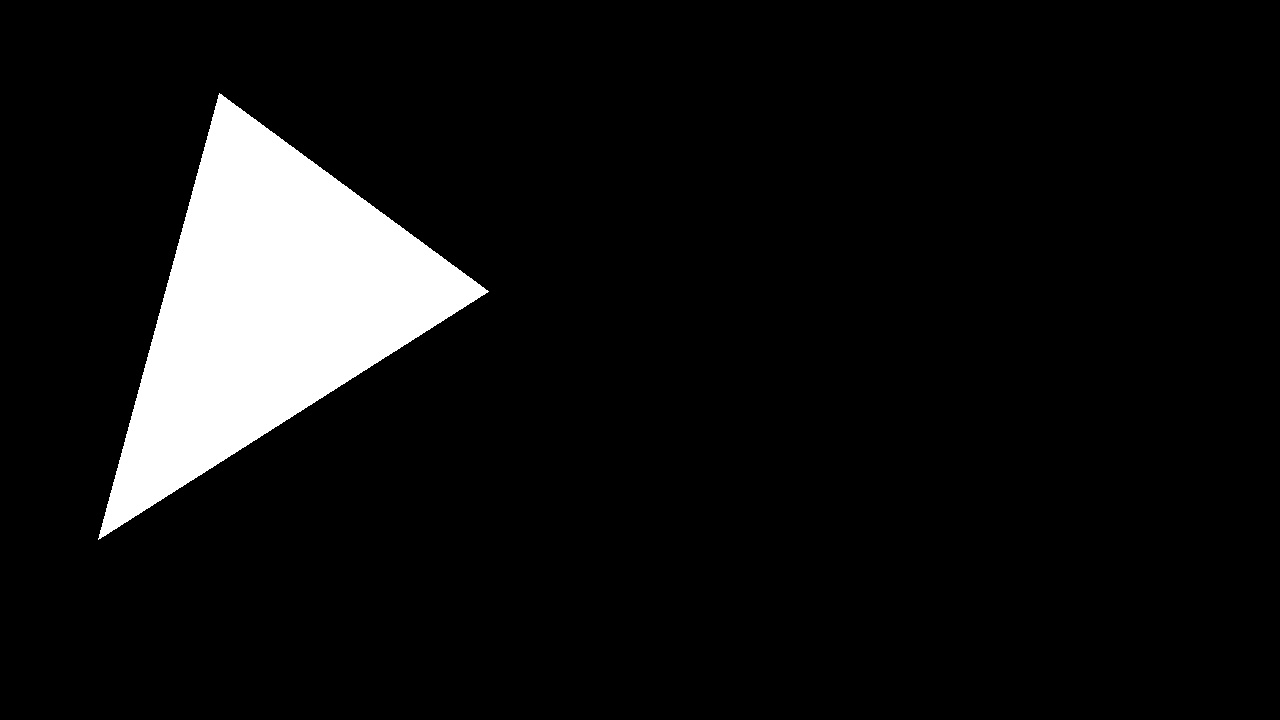
//> input picture mask.jpg, 1280 x 720 px
$ ./main   (built with g++ and OpenCV 4)
//> lines starting //> are read from the running program, lines starting //| are printed output that depends on the picture; after the words box and inside, x2 and y2 are one past the last pixel; in counts of white or black regions, pixels touching at a corner belong together
#include <iostream>
#include <vector>
#include <string>
//#include <vector>
#include <time.h>
//#include <cv.h>

#include <typeinfo>

#include "opencv2/highgui/highgui.hpp"
//#include <opencv2/core/core.hpp>

//#include "opencv2/videoio.hpp"
#include "opencv2/opencv.hpp"
#include "opencv2/video/background_segm.hpp"
//#include <opencv2/videoio.hpp>
//#include <opencv2/imgproc/imgproc.hpp>
#include "include/CircularQueue.h"

using namespace cv;

double correlation(cv::Mat& image_1, cv::Mat& image_2)
{
    std::cout << ".";

// convert data-type to "float"
    cv::Mat im_float_1;
    image_1.convertTo(im_float_1, CV_32F);
    std::cout << ".";
    cv::Mat im_float_2;
    image_2.convertTo(im_float_2, CV_32F);
    std::cout << ".";

    int n_pixels = im_float_1.rows * im_float_1.cols;

// Compute mean and standard deviation of both images
    cv::Scalar im1_Mean, im1_Std, im2_Mean, im2_Std;
    meanStdDev(im_float_1, im1_Mean, im1_Std);
    std::cout << ".";
    meanStdDev(im_float_2, im2_Mean, im2_Std);
    std::cout << ".";

// Compute covariance and correlation coefficient
    double covar = (im_float_1 - im1_Mean).dot(im_float_2 - im2_Mean) / n_pixels;
//    double correl = covar / (im1_Std[0] * im2_Std[0]);

    return covar;
}

int main(int, char**)
{
    const std::string outputFile = "/home/anne/programming/openCV/VideoCapturing/photos/cap.avi";
    const std::string outputFileWithMask = "/home/anne/programming/openCV/VideoCapturing/photos/cap_withmask.avi";

    VideoCapture inputVideo(0); // open camera
    if (!inputVideo.isOpened())  // check if we succeeded
    {
        std::cout << "Couldn't connect to camera" << std::endl;
        return -1;
    }

    Ptr<BackgroundSubtractorMOG2> bg = createBackgroundSubtractorMOG2();
    bg->setNMixtures(3);
    std::vector<std::vector<Point>> contours;

    int ex = static_cast<int>(inputVideo.get(CAP_PROP_FOURCC)); // Get Codec Type - Int form
    int width = (int) inputVideo.get(CAP_PROP_FRAME_WIDTH);
    int height = (int) inputVideo.get(CAP_PROP_FRAME_HEIGHT);
    Size S = Size(width, height); // set size of input frames

    VideoWriter outputVideo; // output stream to file (captured video)
    outputVideo.open(outputFile, ex, inputVideo.get(CAP_PROP_FPS), S, true);
    if (!outputVideo.isOpened())
    {
        std::cout  << "Could not open the output videofile for write: " << outputFile << std::endl;
        return -1;
    }

    VideoWriter outputVideoWithMask; // output stream to file (masked video)
    outputVideoWithMask.open(outputFileWithMask, ex, inputVideo.get(CAP_PROP_FPS), S, true);
    if (!outputVideoWithMask.isOpened())
    {
        std::cout  << "Could not open the output videofile for write with mask: " << outputFile << std::endl;
        return -1;
    }

    Mat mask = imread("/home/anne/programming/openCV/VideoCapturing/mask.jpg", IMREAD_COLOR);
//> mask is the input picture: 720 rows x 1280 cols, CV_8UC3; min 0, max 255, mean 20.1
    Mat prevFrame, thisFrame, maskedFrame;
    Mat fgimg, bckImage, contouredFrame;
    Mat savingFrame;  // сохраняемый кадр
    Mat prevRes;
    double prevCorr = -1.0;
    double corr = -1.0;
    double delta;
    double empiricalCoeff = 5;  // эмпирически(экспериментально) определямый коэффициент
                                 // по преодолении которого, мы засекаем движение в кадре
    bool movementDetected = false;

    std::string name = "";
    time_t rawtime0;
    time(&rawtime0);
    struct tm * prev_timeinfo = localtime(&rawtime0);
    std::string timeinfo_str = "";
    std::string prev_timeinfo_str = std::string(asctime(prev_timeinfo));;
    int i = 0;

    namedWindow("frame", WINDOW_AUTOSIZE);
    namedWindow("maskedFrame", WINDOW_AUTOSIZE);
    namedWindow("with_movement", WINDOW_AUTOSIZE);
    namedWindow("with_movement_2", WINDOW_AUTOSIZE);
    namedWindow("with_movement_3", WINDOW_AUTOSIZE);

    // надо добавить проверку свободного места на диске
    for (;;)
    {
        inputVideo >> thisFrame; // get a new frame from camera
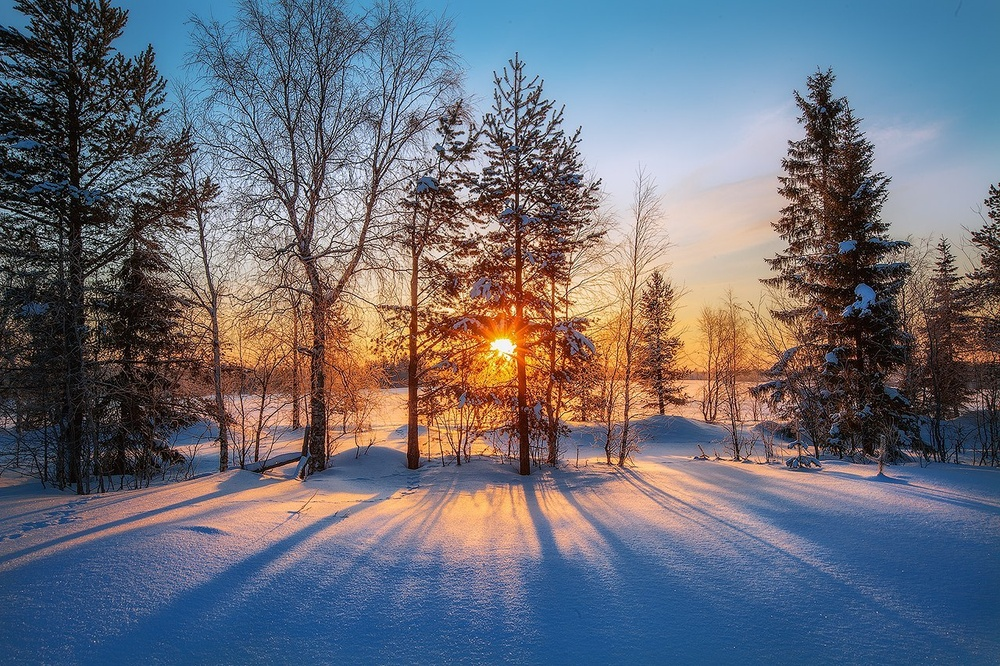
//> input picture 1.jpg, 1000 x 666 px, shrunk from 1280 x 853 before the run, given in place of the camera
//> thisFrame is the input picture: 666 rows x 1000 cols, CV_8UC3; mean B, G, R 119.1, 108.4, 106.8
        if (thisFrame.empty()) break; // check if videostream ended, then break

        // накладываем рисование контуров на кадре contouredFrame (thisFrame - чистый кадр)
        thisFrame.copyTo(contouredFrame);
        bg->apply(contouredFrame, fgimg);
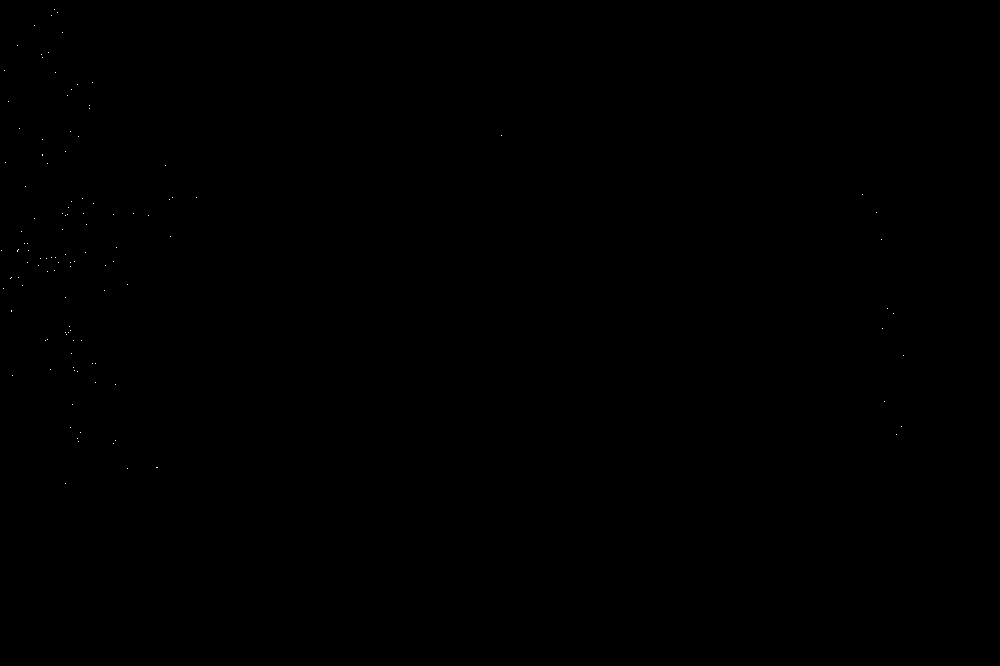
//> fgimg: 666 rows x 1000 cols, CV_8UC1; values 127 (black) and 255 (white), 0.02% white in thin lines or dots, all inside (x1, y1, x2, y2) = (1, 9, 904, 484)
        bg->getBackgroundImage(bckImage);
        erode(fgimg, fgimg, Mat());
//> fgimg: 666 rows x 1000 cols, CV_8UC1; 123 pixels changed, all inside (x1, y1, x2, y2) = (1, 9, 904, 484)
        dilate(fgimg, fgimg, Mat());
        findContours(fgimg, contours, RETR_EXTERNAL, CHAIN_APPROX_NONE);
//> contours = 1 contour; box (x1, y1, x2, y2) and area: (0, 0, 1000, 666) 664335
        drawContours(contouredFrame, contours, -1, Scalar(0, 0, 255), 2);
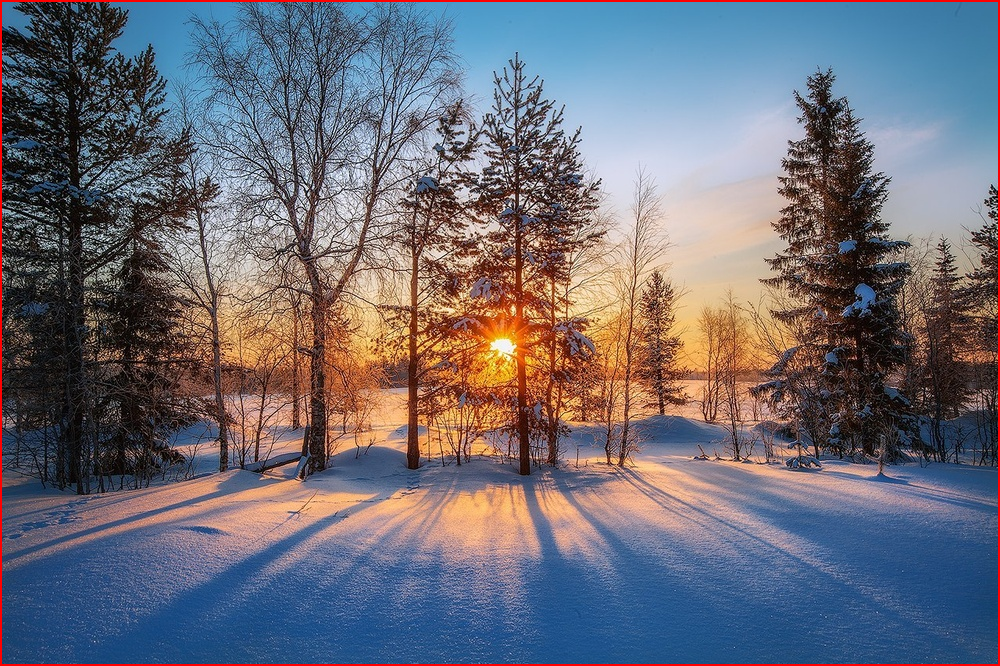
//> contouredFrame: 666 rows x 1000 cols, CV_8UC3; 1% of pixels changed, all inside (x1, y1, x2, y2) = (0, 0, 1000, 666)

        // формируем название для картинки в виде "дата-время"
        time_t rawtime;
        time(&rawtime);
        struct tm * timeinfo;
        time(&rawtime);
        timeinfo = localtime(&rawtime);
        timeinfo_str = std::string(asctime(timeinfo));
        name = timeinfo_str.substr(0, timeinfo_str.size()-1);
        if (prev_timeinfo_str == timeinfo_str)
            i++;
        else
            i = 0;
        name += "-" + std::to_string(i) + ".jpg"; // Tue Nov 27 12:36:53 2018-1.jpg

        // показываем кадр с контурами движущихся объектов
        imshow("frame", contouredFrame);
        // соханяем чистый кадр в cap.avi
        // outputVideo << thisFrame;

        // сохдаем кадр, который потенциально нужно сохранять в виде картинки
        // т.е. на него наложена маска
        thisFrame.copyTo(savingFrame);
        if (prevFrame.empty())
            thisFrame.copyTo(prevFrame);
//> (the run ends here: the program stops with an error, at `prevFrame.copyTo(thisFrame, mask);`)
